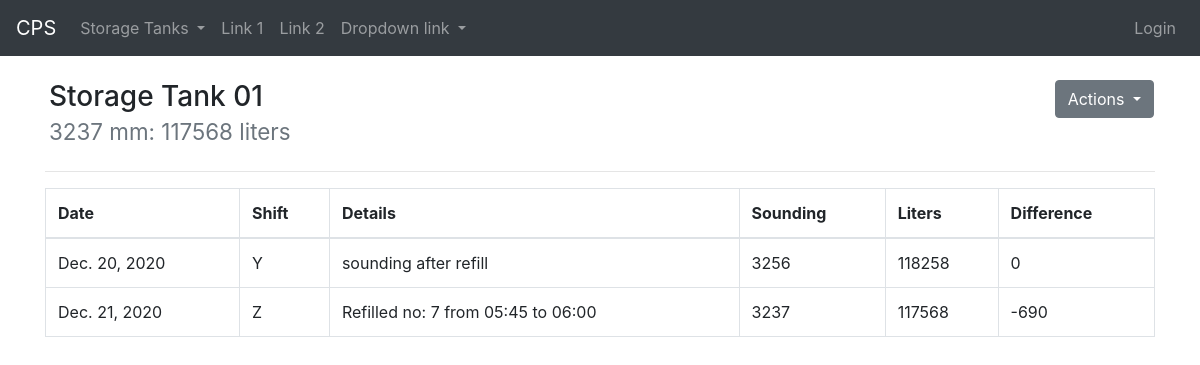
The app's page /storagetank/1/ with its own data.
### cps/models.py (models this page shows)
class StorageTankRecord(models.Model):
    class Meta:
        db_table = 'tblStorageTankRecords'
    record_date = models.DateField()
    record_time = models.TimeField()
    shift = models.CharField(max_length=1)
    storage_tank = models.ForeignKey(
        'StorageTank',
        on_delete=models.CASCADE
    )
    details = models.CharField(max_length=255)
    sounding = models.IntegerField()
    liters = models.IntegerField()
    diff = models.IntegerField()

### cps/views/storagetank.py (the view)
# urls.py: path('storagetank/<int:no>/', views.storagetank.view, name='cps.storagetanks.view'),
def view(request, no):
    id = StorageTank.objects.get(no=no).id
    records = StorageTankRecord.objects.filter(storage_tank=id)\
        .order_by('record_date', 'record_time')
    no = '{:02d}'.format(no)
    in_use = StorageTank.objects.get(pk=id).in_use
    context = {
        "last_record": records[len(records) - 1],
        "in_use": in_use,
        "records": records,
        "no": no
    }
    return render(request, 'storagetank/view.html', context)

### cps/templates/storagetank/view.html (shortened to what this page needs)
{% extends "_base.html" %}
{% block content %}
<div class="row ml-1">
    <div>
        <h3>Storage Tank {{ no }}
            <br>
            <small class="text-muted">
                {{ last_record.sounding }} mm: {{ last_record.liters }} liters
            </small>
        </h3>
    </div>
    <div class="ml-auto mr-3">
        <div class="dropdown">
            <button class="btn btn-secondary dropdown-toggle" type="button" id="btnActions" data-toggle="dropdown" aria-haspopup="true" aria-expanded="false">
                Actions
            </button>
        </div>
    </div>
</div>
<hr>
<table class="table table-bordered table-hover">
    <thead>
        <tr>
            <th scope="col">Date</th>
            <th scope="col">Shift</th>
            <th scope="col">Details</th>
            <th scope="col">Sounding</th>
            <th scope="col">Liters</th>
            <th scope="col">Difference</th>
        </tr>
    </thead>
    <tbody>
        {% for record in records %}
            <tr>
                <td>{{ record.record_date }}</td>
                <td>{{ record.shift }}</td>
                <td>{{ record.details }}</td>
                <td>{{ record.sounding }}</td>
                <td>{{ record.liters }}</td>
                <td>{{ record.diff }}</td>
            </tr>
        {% endfor %}
    </tbody>
</table>
{% endblock %}

### public/custom-styles.css (style rules this page uses)
hr { margin-top: 5px; margin-bottom: 5px }

### records on screen
StorageTankRecord: sounding "3237", liters "117568", record_date "Dec. 21, 2020", shift "Z", details "Refilled no: 7 from 05:45 to 06:00", diff "-690"
StorageTankRecord: record_date "Dec. 20, 2020", shift "Y", details "sounding after refill", sounding "3256", liters "118258", diff "0"

### other values on screen
{{ no }} "01"
